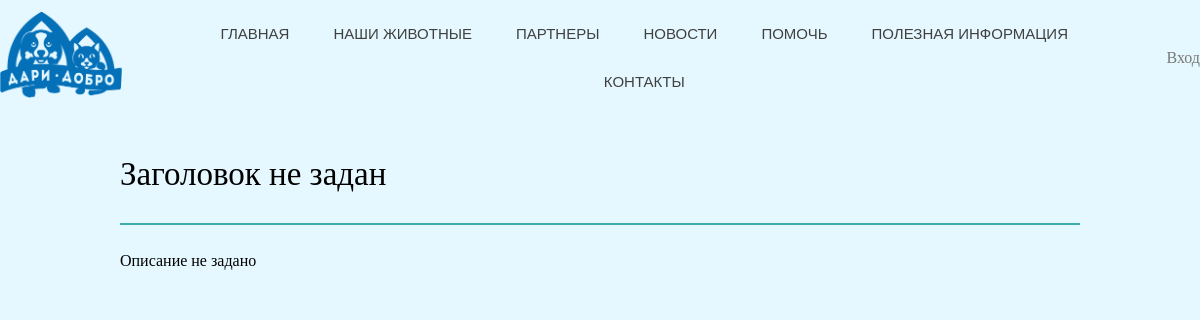
The app's page /help_money, older data.
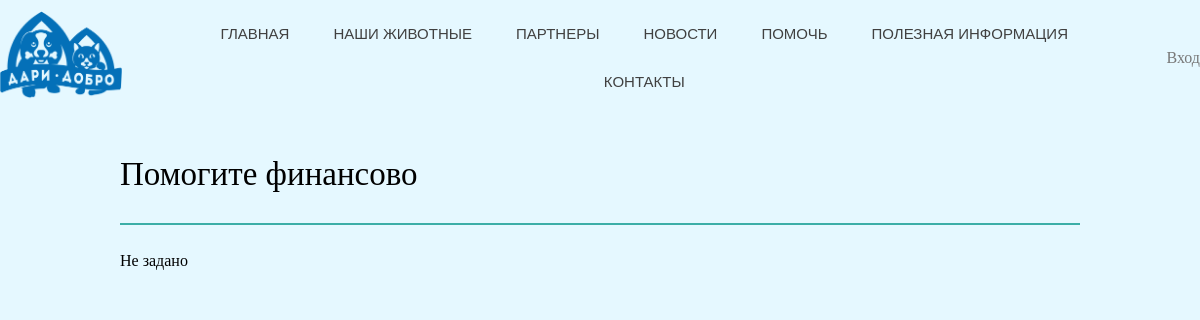
The same page, newer data.
### app/models.py (models this page shows)
class PagesData(__basemodel):
    __tablename__ = 'pages_data'
    page = sa.Column(sa.String, primary_key=True)
    title = sa.Column(sa.String)
    description = sa.Column(sa.String)

### app/routes.py (the view)
@application.route('/help_money')
def help_money():
    data = PagesData.query.get("help_money")
    return render_template("help_money.html", user=current_user, site_data=data)

### app/templates/help_money.html (shortened to what this page needs)
<!DOCTYPE html>
<html lang="ru">
{% extends "base_template.html" %}
    {% block head %}
    <link rel="stylesheet" type="text/css" href="/static/css/index.css">
    {% endblock %}
{% block after %}
<div class="content">
    <div class="title-block">
        {% if site_data.title %}
        <span class="title">{{site_data.title}}</span>
        {% else %}
        <span class="title">Заголовок не задан</span>
        {% endif %}
    </div>
    <hr>
    {% if site_data.description %}
    <div>{{ site_data.description | safe}}</div>
    {% else %}
    <p>Описание не задано</p>
    {% endif %}
</div>
{% endblock %}

Row changes from the older to the newer data that the page shows:
added PagesData: title "Помогите финансово", description "Не задано"
Text that changed along with them:
text no longer shown: "Заголовок не задан Описание не задано"
